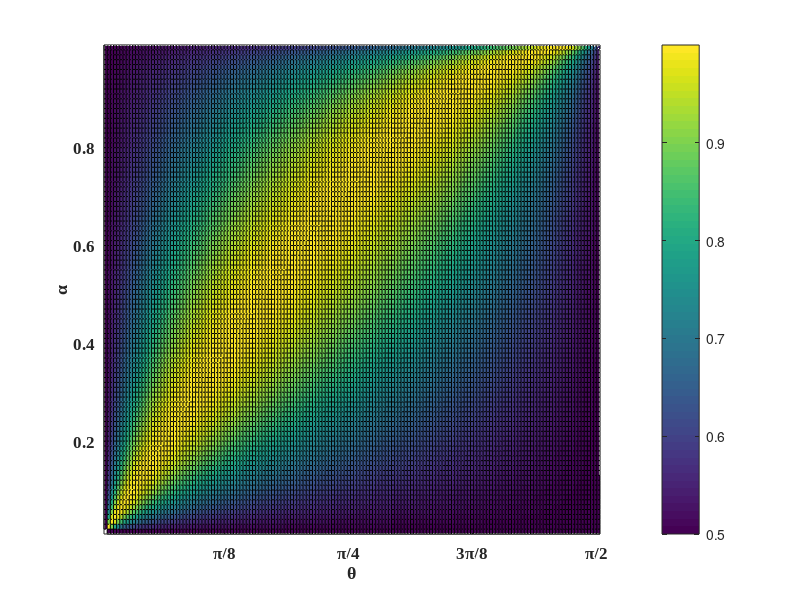

This chart was generated by the following MATLAB code:
clear;
close all;

ii=0;
jj=0;
 for al=0:0.01:1
     jj=0;
     ii=ii+1;
     for th=0:0.01:pi/2
         jj=jj+1;
         fid(ii,jj)=(al^2*cos(2*th) - cos(2*th)/2 + al*sin(2*th)*(1 - al^2)^(1/2) + 1/2)/(2*cos(2*th)*al^2 - cos(2*th) + 1);
     end
 end
 surf(fid)
 %y=0:0.01:1;
 %x=0:0.01:pi/2;
% contour(x,y,fid)
 ylabel('\alpha')
 xlabel('\theta')
 xticks([0, 39.25, 78.5, 117.75, 157])
 xticklabels({0, '\pi/8', '\pi/4', '3\pi/8', '\pi/2'})
 yticks([0,20,40,60,80])
 yticklabels({0,'0.2','0.4','0.6','0.8'})
 set(gca, 'FontName', 'Times New Roman')
set(gca, 'FontSize', 12)
set(gca, 'FontWeight', 'bold')
 axis tight
 view(0, 90)
 colorbar